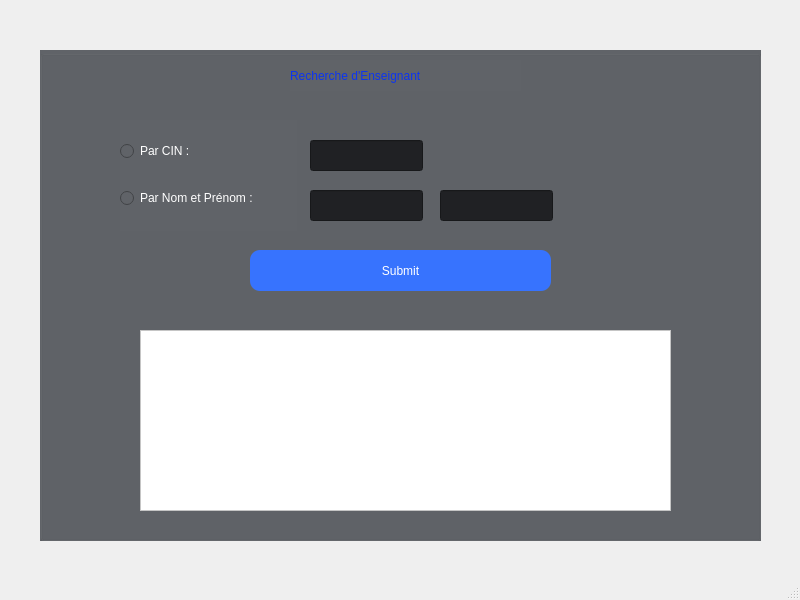
<?xml version="1.0" encoding="UTF-8"?>
<ui version="4.0">
 <class>SearchProf</class>
 <widget class="QMainWindow" name="SearchProf">
  <property name="geometry">
   <rect>
    <x>0</x>
    <y>0</y>
    <width>800</width>
    <height>600</height>
   </rect>
  </property>
  <property name="windowTitle">
   <string>MainWindow</string>
  </property>
  <widget class="QWidget" name="centralwidget">
   <widget class="QGroupBox" name="groupBox">
    <property name="geometry">
     <rect>
      <x>40</x>
      <y>50</y>
      <width>721</width>
      <height>491</height>
     </rect>
    </property>
    <property name="layoutDirection">
     <enum>Qt::LeftToRight</enum>
    </property>
    <property name="styleSheet">
     <string notr="true">background-color:#606368;

</string>
    </property>
    <property name="title">
     <string/>
    </property>
    <widget class="QPushButton" name="pushButton">
     <property name="geometry">
      <rect>
       <x>210</x>
       <y>200</y>
       <width>301</width>
       <height>41</height>
      </rect>
     </property>
     <property name="styleSheet">
      <string notr="true">QPushButton{
background-color:#3773FE;
color:white;
font: 75 12pt &quot;Arial&quot;;
border-radius:10px;
}

QPushButton:hover:!pressed
{
  border: 1px solid black;
}</string>
     </property>
     <property name="text">
      <string>Submit</string>
     </property>
    </widget>
    <widget class="QLabel" name="label">
     <property name="geometry">
      <rect>
       <x>250</x>
       <y>10</y>
       <width>231</width>
       <height>31</height>
      </rect>
     </property>
     <property name="layoutDirection">
      <enum>Qt::LeftToRight</enum>
     </property>
     <property name="styleSheet">
      <string notr="true">color:#0C34F0;
font: 75 16pt bold &quot;Arial Nova&quot;;</string>
     </property>
     <property name="text">
      <string>Recherche d'Enseignant</string>
     </property>
    </widget>
    <widget class="QWidget" name="layoutWidget">
     <property name="geometry">
      <rect>
       <x>80</x>
       <y>70</y>
       <width>177</width>
       <height>111</height>
      </rect>
     </property>
     <layout class="QVBoxLayout" name="verticalLayout">
      <item>
       <widget class="QRadioButton" name="radioButton1">
        <property name="styleSheet">
         <string notr="true">color: rgb(255, 255, 255);
font: 75 12pt &quot;Arial&quot;;
</string>
        </property>
        <property name="text">
         <string>Par CIN :</string>
        </property>
       </widget>
      </item>
      <item>
       <widget class="QRadioButton" name="radioButton2">
        <property name="styleSheet">
         <string notr="true">color: rgb(255, 255, 255);
font: 75 12pt &quot;Arial&quot;;
</string>
        </property>
        <property name="text">
         <string>Par Nom et Prénom : </string>
        </property>
       </widget>
      </item>
     </layout>
    </widget>
    <widget class="QLineEdit" name="lineEdit1">
     <property name="geometry">
      <rect>
       <x>270</x>
       <y>90</y>
       <width>113</width>
       <height>31</height>
      </rect>
     </property>
     <property name="styleSheet">
      <string notr="true">background-color:#202124;
color: rgb(255, 255, 255);
font: 75 12pt &quot;Arial&quot;;</string>
     </property>
     <property name="clearButtonEnabled">
      <bool>true</bool>
     </property>
    </widget>
    <widget class="QLineEdit" name="lineEdit2">
     <property name="geometry">
      <rect>
       <x>270</x>
       <y>140</y>
       <width>113</width>
       <height>31</height>
      </rect>
     </property>
     <property name="styleSheet">
      <string notr="true">background-color:#202124;
color: rgb(255, 255, 255);
font: 75 12pt &quot;Arial&quot;;</string>
     </property>
     <property name="clearButtonEnabled">
      <bool>true</bool>
     </property>
    </widget>
    <widget class="QLineEdit" name="lineEdit3">
     <property name="geometry">
      <rect>
       <x>400</x>
       <y>140</y>
       <width>113</width>
       <height>31</height>
      </rect>
     </property>
     <property name="styleSheet">
      <string notr="true">background-color:#202124;
color: rgb(255, 255, 255);
font: 75 12pt &quot;Arial&quot;;</string>
     </property>
     <property name="clearButtonEnabled">
      <bool>true</bool>
     </property>
    </widget>
    <widget class="QTableView" name="tableView">
     <property name="geometry">
      <rect>
       <x>100</x>
       <y>280</y>
       <width>531</width>
       <height>181</height>
      </rect>
     </property>
     <property name="styleSheet">
      <string notr="true">background-color:white;
color:black;</string>
     </property>
    </widget>
   </widget>
  </widget>
  <widget class="QMenuBar" name="menubar">
   <property name="geometry">
    <rect>
     <x>0</x>
     <y>0</y>
     <width>800</width>
     <height>20</height>
    </rect>
   </property>
  </widget>
  <widget class="QStatusBar" name="statusbar"/>
 </widget>
 <resources/>
 <connections/>
</ui>
